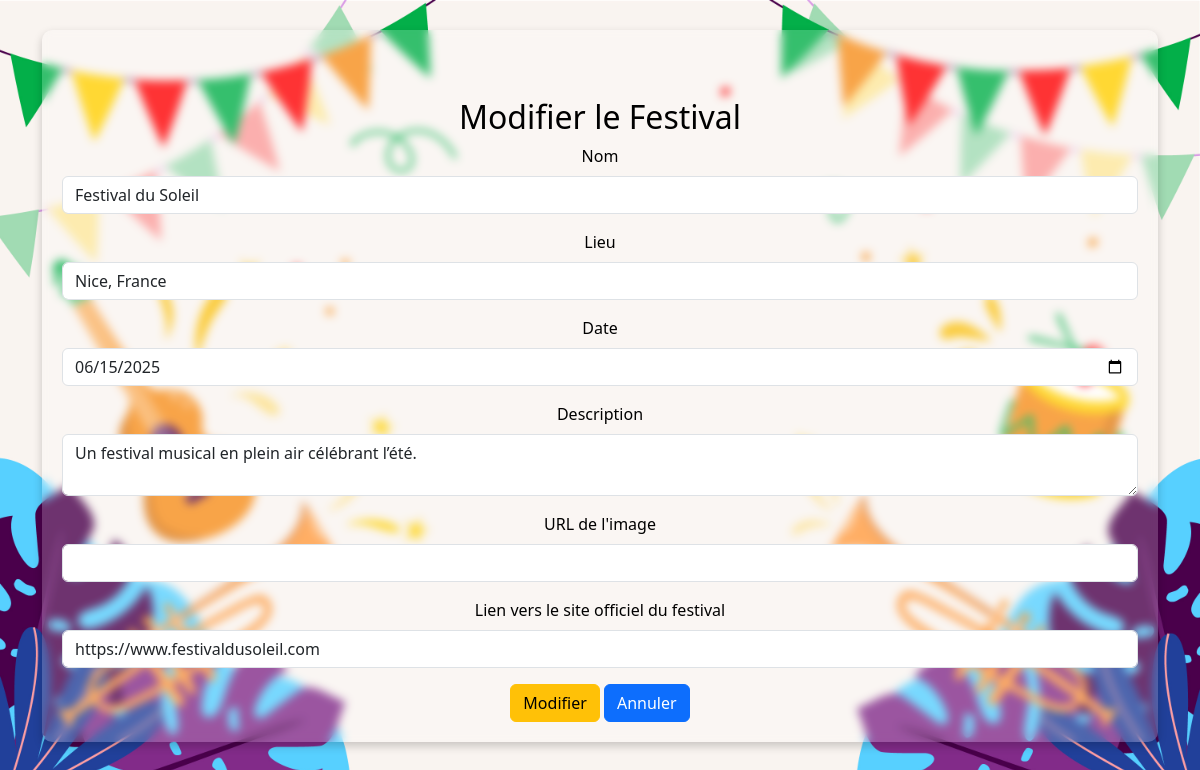
Screenshot of /actions/edit_festival.php?id=3 with the database file from the repository.
### tables this page shows
CREATE TABLE festivals (
    id INT AUTO_INCREMENT PRIMARY KEY,
    name VARCHAR(100) NOT NULL,
    location VARCHAR(100) NOT NULL,
    date DATE NOT NULL,
    description TEXT,
    image VARCHAR(255)  
);

### includes/functions.php (called while the page is built, shortened)
<?php
require 'config.php';
function getFestivalById($id) {
    global $pdo;
    $stmt = $pdo->prepare("SELECT * FROM festivals WHERE id = ?");
    $stmt->execute([$id]);
    return $stmt->fetch();
}
?>

### actions/edit_festival.php (the view, shortened to what this page needs)
<?php
require '../includes/functions.php';
$id = $_GET['id'];
$festival = getFestivalById($id);
?>
<!DOCTYPE html>
<html lang="fr">
<head>
    <link rel="stylesheet" href="../css/style.css">
    <link href="https://cdn.jsdelivr.net/npm/bootstrap@5.3.3/dist/css/bootstrap.min.css" rel="stylesheet">
</head>
<body>
    <div class="container">
        <div class="card-container">
            <h2 class="mt-5">Modifier le Festival</h2>
            <form method="post">
                <div class="mb-3">
                    <label class="form-label">Nom</label>
                    <input type="text" name="name" class="form-control"
                        value="<?= htmlspecialchars($festival['name']) ?>" required>
                </div>
                <div class="mb-3">
                    <label class="form-label">Lieu</label>
                    <input type="text" name="location" class="form-control"
                        value="<?= htmlspecialchars($festival['location']) ?>" required>
                </div>
                <div class="mb-3">
                    <label class="form-label">Date</label>
                    <input type="date" name="date" class="form-control"
                        value="<?= htmlspecialchars($festival['date']) ?>" required>
                </div>
                <div class="mb-3">
                    <label class="form-label">Description</label>
                    <textarea name="description"
                        class="form-control"><?= htmlspecialchars($festival['description']) ?></textarea>
                </div>
                <div class="mb-3">
                    <label class="form-label">URL de l'image</label>
                    <input type="text" name="image" class="form-control"
                        value="<?= htmlspecialchars($festival['image']) ?>" required>
                </div>
                <div class="mb-3">
                    <label class="form-label">Lien vers le site officiel du festival</label>
                    <input type="text" name="image" class="form-control"
                        value="<?= htmlspecialchars($festival['official_website']) ?>" required>
                </div>
                <button type="submit" class="btn btn-warning">Modifier</button>
                <a href="../pages/manage.php" class="btn btn-primary">Annuler</a>
            </form>
        </div>
    </div>
</body>
</html>

### css/style.css (style rules this page uses)
body { font-family: 'Arial', sans-serif; background-color: #f8f9fa; color: #333; background-image: url("../images/background/bg-accueil.jpg"); background-size: cover; background-position: center; background-repeat: no-repeat; background-attachment: fixed; }
.container { max-width: 800px; margin-top: 30px; }
h2 { text-align: center; margin-bottom: 20px; }
.btn { border-radius: 5px; }
.card-container { background: rgba(255, 255, 255, 0.2); backdrop-filter: blur(5px); padding: 20px; border-radius: 10px; box-shadow: 0px 4px 10px rgba(0, 0, 0, 0.2); color: rgb(0, 0, 0); text-align: center; margin: 20px auto; }

### rows the page displays
festivals: name "Festival du Soleil", location "Nice, France", date "06/15/2025", description "Un festival musical en plein air célébrant l’été.", image "https://www.festivaldusoleil.com"
